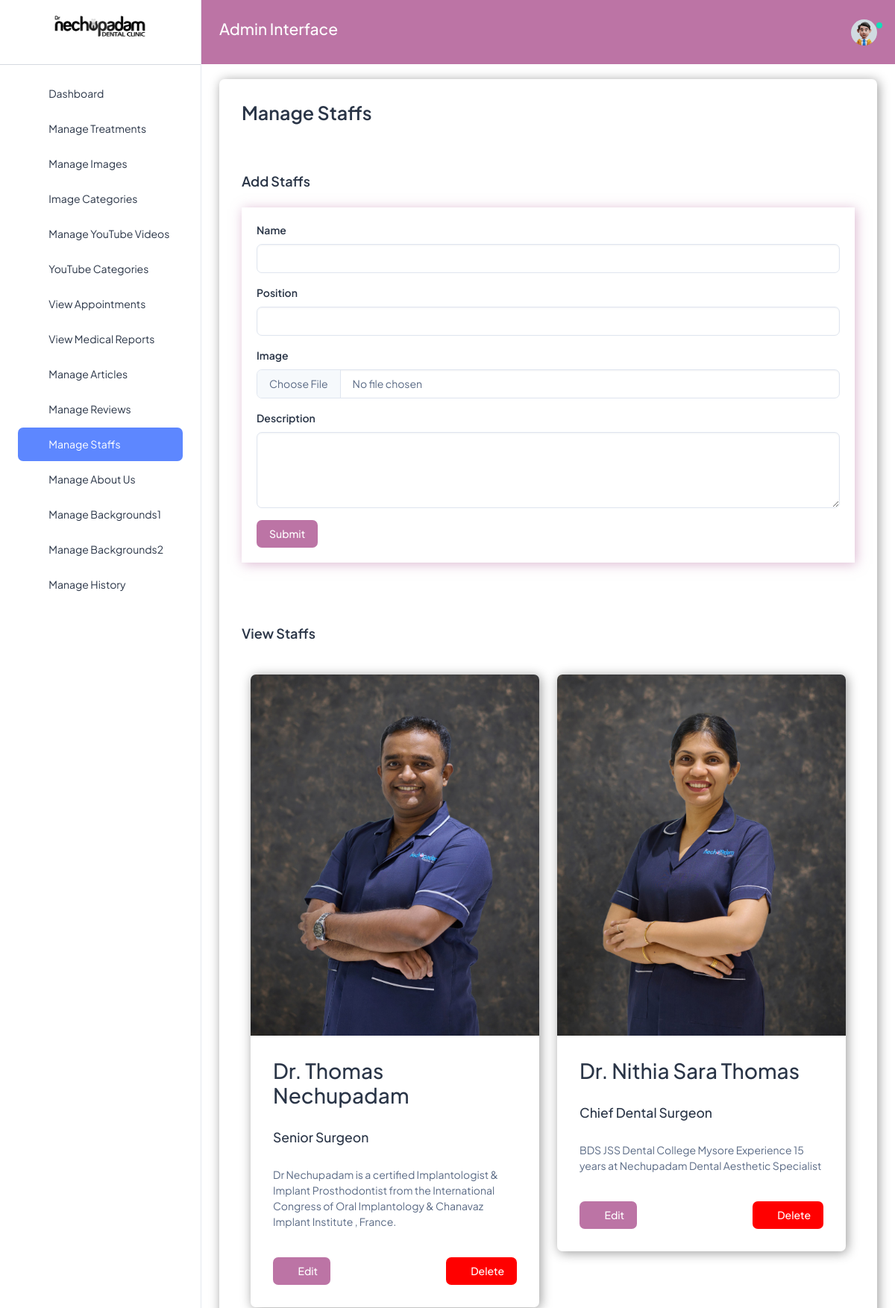
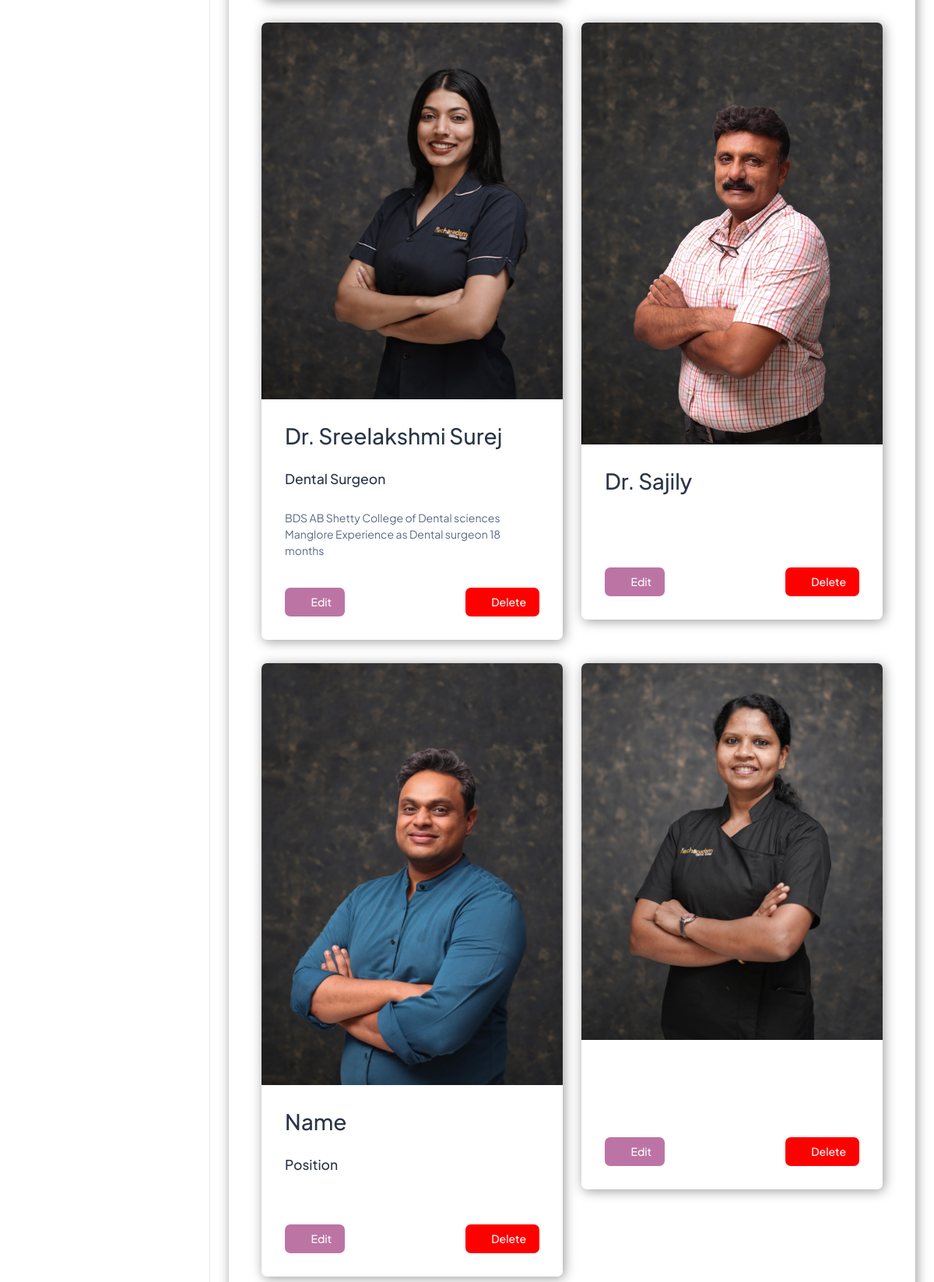
The page /staffs (signed in, upper part) on the database its author committed (2 pictures, top to bottom).
### nechuwebapp/models.py (models this page shows, shortened)
class Staff(models.Model):
    name = models.CharField(max_length=200)
    position = models.CharField(max_length=200)
    image = models.ImageField(upload_to='mystaffs/')
    description = models.TextField()
    uploaded_on = models.DateTimeField(auto_now_add=True)
    edited_on = models.DateTimeField(auto_now=True)
    @property
    def imageURL(self):
        try:
            url = self.image.url
        except:
            url = ''
        return  url

### nechuwebapp/views.py (the view)
# urls.py: path('staffs', views.staffs, name='staffs'),
def staffs(request):
    staffs = Staff.objects.all()
    context = {'staffs':staffs}
    return render(request, 'nechuadmin/staffs.html', context)

### nechuwebapp/templates/nechuadmin/staffs.html (shortened to what this page needs)
{% extends 'nechuadmin/base.html' %}
{% load static %}
{% block content %}
<h1 class="card-title fw-semibold mb-4" style="font-size:25px;">Manage Staffs</h1>
<br>
<br>
<h5 class="card-title fw-semibold mb-4">Add Staffs</h5>
<div class="custom-card" style="box-shadow: 2px 2px 15px rgba(188, 116, 165, 0.5); padding: 20px;">
    <form action="{% url 'addStaff' %}" enctype="multipart/form-data" method="POST">
      <div class="mb-3">
        <label for="treatmentTitle" class="form-label">Name</label>
        <input type="text" class="form-control" id="treatmentTitle" aria-describedby="titleHelp" name="name">
      </div>
      <div class="mb-3">
        <label for="position" class="form-label">Position</label>
        <input type="text" class="form-control" id="position" aria-describedby="titleHelp" name="position">
      </div>
      <div class="mb-3">
        <label for="treatmentImage" class="form-label">Image</label>
        <input type="file" class="form-control" id="treatmentImage" name="image">
      </div>
      <div class="mb-3">
        <label for="treatmentDescription" class="form-label">Description</label>
        <textarea class="form-control" id="treatmentDescription" rows="4" name="description"></textarea>
      </div>
      <button type="submit" class="btn" style="background-color:#bc74a5; color:white;">Submit</button>
    </form>
  </div>
  <br>
  <br>
  <br>
  <br>
  <h5 class="card-title fw-semibold mb-4">View Staffs</h5>
  <br>
  <div class="container">
    <div class="row">
      {% for i in staffs %}
      <div class="col-md-6">
        <div class="card custom-card">
          <img src="{{ i.imageURL }}" class="card-img-top" alt="{{ i.name }}">
          <div class="card-body">
            <h2>{{ i.name }}</h2>
            <br>
            <h5>{{i.position}}</h5>
            <br>
            <p class="card-text">{{ i.description }}</p>
            <br>
            <div class="d-flex justify-content-between">
              <a href="{% url 'edit_staff' i.pk %}" class="btn btn-square" style="background-color:#bc74a5; color:white;"><i class="ti ti-pencil fs-5"></i> Edit</a>
              <a href="{% url 'delete_staff' i.pk %}" class="btn btn-square" style="background-color:red; color:white;"><i class="ti ti-trash fs-5"></i> Delete</a>
            </div>
          </div>
        </div>
      </div>
      {% endfor %}
    </div>
  </div>
{% endblock %}

### nechuwebapp/templates/nechuadmin/base.html (style rules this page uses)
.custom-card { box-shadow: 2px 2px 15px rgba(0, 0, 0, 0.4); }

### rows shown on the page
Staff: imageURL (picture), name "Dr. Thomas Nechupadam", position "Senior Surgeon", description "Dr Nechupadam is a certified Implantologist & Implant Prosthodontist from the International Congress of Oral Implantology & Chanavaz Implant Institute , France."
Staff: imageURL (picture), name "Dr. Nithia Sara Thomas", position "Chief Dental Surgeon", description "BDS JSS Dental College Mysore Experience 15 years at Nechupadam Dental Aesthetic Specialist"
Staff: imageURL (picture), name "Dr. Sreelakshmi Surej", position "Dental Surgeon", description "BDS AB Shetty College of Dental sciences Manglore Experience as Dental surgeon 18 months"
Staff: imageURL (picture), name "Dr. Sajily"
Staff: imageURL (picture), name "Name", position "Position"
Staff: imageURL (picture)
